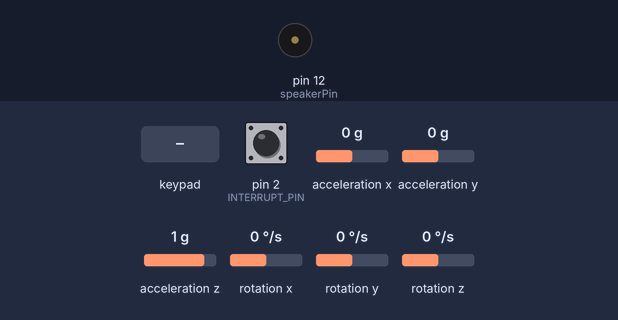
Recording of a sketch running on a simulated Arduino Uno, built with avr-gcc and run on an emulated ATmega328P. On the bench: buzzer (waves = sounding). Inputs (shaded band) come from the test bench; at power-on: pin 2 (INTERRUPT_PIN) LOW, acceleration x 0 g, acceleration y 0 g, acceleration z 1 g, rotation x 0 °/s, rotation y 0 °/s, rotation z 0 °/s. The sensor or clock chip raises its interrupt line as the real part does; what the sketch prints to the serial monitor is not drawn.

Above: at 1.8 s.
1.9 s: key 'f' pressed
At 2.7 s:
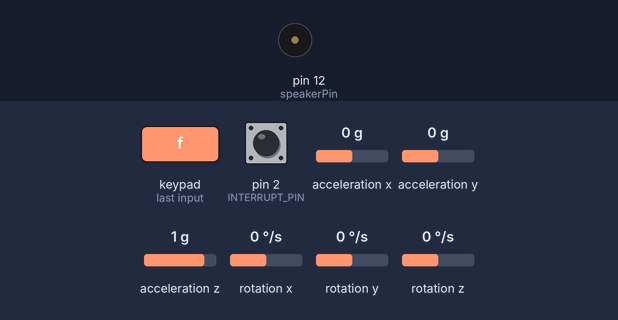
3.5 s: key 'j' pressed
At 4.3 s:
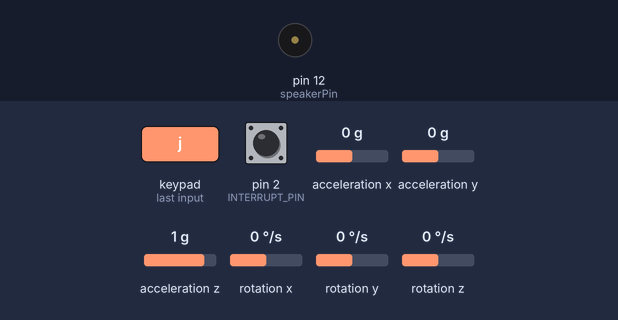
5.1 s: key 'd' pressed
At 6.4 s:
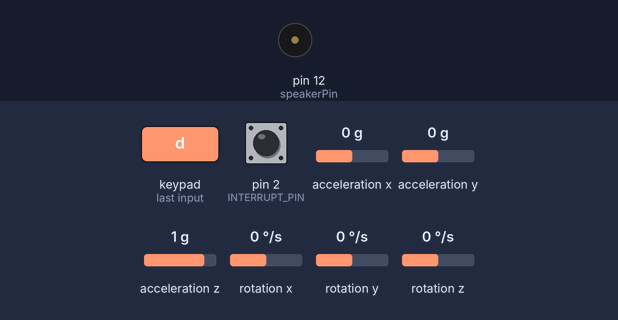
Timing chart, 0 to 8.1 s (numbered marks = the images above; inputs shaded):
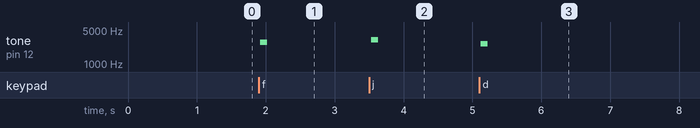

The sketch:

Musical_gloves_With_MPU6050_.ino
```cpp
#include <Keypad.h>
#include "I2Cdev.h"
#include "MPU6050_6Axis_MotionApps20.h"
#if I2CDEV_IMPLEMENTATION == I2CDEV_ARDUINO_WIRE
#include "Wire.h"
#endif
int d = 0;
MPU6050 mpu;
#define INTERRUPT_PIN 2  // use pin 2 on Arduino Uno & most boards
#define LED_PIN 13 // (Arduino is 13, Teensy is 11, Teensy++ is 6)

bool blinkState = false;

// MPU control/status vars
bool dmpReady = false;  // set true if DMP init was successful
uint8_t mpuIntStatus;   // holds actual interrupt status byte from MPU
uint8_t devStatus;      // return status after each device operation (0 = success, !0 = error)
uint16_t packetSize;    // expected DMP packet size (default is 42 bytes)
uint16_t fifoCount;     // count of all bytes currently in FIFO
uint8_t fifoBuffer[64]; // FIFO storage buffer

// orientation/motion vars
Quaternion q;
VectorFloat gravity;    // [x, y, z]            gravity vector
float ypr[3];           // [yaw, pitch, roll]   yaw/pitch/roll container and gravity vector

volatile bool mpuInterrupt = false;     // indicates whether MPU interrupt pin has gone high
void dmpDataReady() {
  mpuInterrupt = true;
}


int speakerPin = 12; // speaker connected to digital pin 12

const byte ROWS = 4; //four rows (four fingers)
const byte COLS = 2; //four columns (two hands)

char keys[ROWS][COLS] = {
  {'f', 'j'}, //left hand 1st finger and right hand 1st finger
  {'d', 'k'}, //left hand 2nd finger and right hand 2nd finger
  {'s', 'l'}, //left hand 3rd finger and right hand 3rd finger
  {'a', ';'} //left hand 4th finger and right hand 4th finger
};
byte rowPins[ROWS] = {2, 3, 4, 5}; //connect to the row pinouts of the keypad
byte colPins[COLS] = {6, 7}; //connect to the column pinouts of the keypad

Keypad keypad = Keypad( makeKeymap(keys), rowPins, colPins, ROWS, COLS );
unsigned int duration = 100;
void setup() {
  Serial.begin (9600);
  setMPU();
  pinMode(speakerPin, OUTPUT); // sets the speakerPin to be an output

}

void loop() {
  char key = keypad.getKey();
  getSensorData();
  if (ypr[2] > 20)
    duration += 10;
    Serial.println(duration);
  if (key != NO_KEY) {
    Serial.println(key);

    if (key == 'a') {
      tone(speakerPin, 2093, duration); //tone(speakerPin,frequency,duration)
    }
    if (key == 's') {
      tone(speakerPin, 2349, duration);
    }
    if (key == 'd') {
      tone(speakerPin, 2637, duration);
    }
    if (key == 'f') {
      tone(speakerPin, 2793, duration);
    }
    if (key == 'j') {
      tone(speakerPin, 3136, duration);
    }
    if (key == 'k') {
      tone(speakerPin, 3520, duration);
    }
    if (key == 'l') {
      tone(speakerPin, 3951, duration);
    }
    if (key == ';') {
      tone(speakerPin, 4186, duration);
    }

    //alternative code--just uncomment this and beep function below it
    /*if (key=='a'){ beep(speakerPin,2093,100);}
      if (key=='s'){ beep(speakerPin,2349,100);}
      if (key=='d'){ beep(speakerPin,2637,100);}
      if (key=='f'){ beep(speakerPin,2793,100);}
      if (key=='j'){ beep(speakerPin,3136,100);}
      if (key=='k'){ beep(speakerPin,3520,100);}
      if (key=='l'){ beep(speakerPin,3951,100);}
      if (key==';'){ beep(speakerPin,4186,100);}
      if (key==’i’){ beep(speakerPin,2093,100);}
      if (key==’j’){ beep(speakerPin,2349,100);}
      if (key==’k’){ beep(speakerPin,2637,100);}
      if (key==’l’){ beep(speakerPin,2793,100);}
      if (key==’m’){ beep(speakerPin,3136,100);}
      if (key==’n’){ beep(speakerPin,3520,100);}
      if (key==’o’){ beep(speakerPin,3951,100);}
      if (key==’p’){ beep(speakerPin,4186,100);}*/
  }
}

void setMPU() {
#if I2CDEV_IMPLEMENTATION == I2CDEV_ARDUINO_WIRE
  Wire.begin();
  Wire.setClock(400000); // 400kHz I2C clock. Comment this line if having compilation difficulties
#elif I2CDEV_IMPLEMENTATION == I2CDEV_BUILTIN_FASTWIRE
  Fastwire::setup(400, true);
#endif
  while (!Serial); // wait for Leonardo enumeration, others continue immediately
  // initialize device
  Serial.println(F("Initializing I2C devices..."));
  mpu.initialize();
  pinMode(INTERRUPT_PIN, INPUT);

  // verify connection
  Serial.println(F("Testing device connections..."));
  Serial.println(mpu.testConnection() ? F("MPU6050 connection successful") : F("MPU6050 connection failed"));

  // load and configure the DMP
  Serial.println(F("Initializing DMP..."));
  devStatus = mpu.dmpInitialize();

  // supply your own gyro offsets here, scaled for min sensitivity
  mpu.setXGyroOffset(220);
  mpu.setYGyroOffset(76);
  mpu.setZGyroOffset(-85);
  mpu.setZAccelOffset(1788); // 1688 factory default for my test chip

  // make sure it worked (returns 0 if so)
  if (devStatus == 0) {
    // turn on the DMP, now that it's ready
    Serial.println(F("Enabling DMP..."));
    mpu.setDMPEnabled(true);

    // enable Arduino interrupt detection
    Serial.println(F("Enabling interrupt detection (Arduino external interrupt 0)..."));
    attachInterrupt(digitalPinToInterrupt(INTERRUPT_PIN), dmpDataReady, RISING);
    mpuIntStatus = mpu.getIntStatus();

    // set our DMP Ready flag so the main loop() function knows it's okay to use it
    Serial.println(F("DMP ready! Waiting for first interrupt..."));
    dmpReady = true;

    // get expected DMP packet size for later comparison
    packetSize = mpu.dmpGetFIFOPacketSize();
  } else {
    // ERROR!
    // 1 = initial memory load failed
    // 2 = DMP configuration updates failed
    // (if it's going to break, usually the code will be 1)
    Serial.print(F("DMP Initialization failed (code "));
    Serial.print(devStatus);
    Serial.println(F(")"));
  }
}

void getSensorData() {

  // if programming failed, don't try to do anything
  if (!dmpReady) return;

  // wait for MPU interrupt or extra packet(s) available
  while (!mpuInterrupt && fifoCount < packetSize) {
    // other program behavior stuff here
    // if you are really paranoid you can frequently test in between other
    // stuff to see if mpuInterrupt is true, and if so, "break;" from the
    // while() loop to immediately process the MPU data
  }

  // reset interrupt flag and get INT_STATUS byte
  mpuInterrupt = false;
  mpuIntStatus = mpu.getIntStatus();

  // get current FIFO count
  fifoCount = mpu.getFIFOCount();

  // check for overflow (this should never happen unless our code is too inefficient)
  if ((mpuIntStatus & 0x10) || fifoCount == 1024) {
    // reset so we can continue cleanly
    mpu.resetFIFO();
    Serial.println(F("FIFO overflow!"));

    // otherwise, check for DMP data ready interrupt (this should happen frequently)
  } else if (mpuIntStatus & 0x02) {
    // wait for correct available data length, should be a VERY short wait
    while (fifoCount < packetSize) fifoCount = mpu.getFIFOCount();

    // read a packet from FIFO
    mpu.getFIFOBytes(fifoBuffer, packetSize);

    // track FIFO count here in case there is > 1 packet available
    // (this lets us immediately read more without waiting for an interrupt)
    fifoCount -= packetSize;

    // display Euler angles in degrees
    mpu.dmpGetQuaternion(&q, fifoBuffer);
    mpu.dmpGetGravity(&gravity, &q);
    mpu.dmpGetYawPitchRoll(ypr, &q, &gravity);
    ypr[0] = ypr[0] * 180 / M_PI;
    ypr[1] = ypr[1] * 180 / M_PI;
    ypr[2] = ypr[2] * 180 / M_PI;


    // blink LED to indicate activity
    blinkState = !blinkState;
    digitalWrite(LED_PIN, blinkState);
  }
}
/*void beep (unsigned char speakerPin, int frequencyInHertz, long timeInMilliseconds){ // the sound producing function
  int x;
  long delayAmount = (long)(1000000/frequencyInHertz);
  long loopTime = (long)((timeInMilliseconds*1000)/(delayAmount*2));
  for (x=0;x<loopTime;x++)
  {
  digitalWrite(speakerPin,HIGH);
  delayMicroseconds(delayAmount);
  digitalWrite(speakerPin,LOW);
  delayMicroseconds(delayAmount);
  }
  }*/
```

Measured:
- after the input at 1.9 s, tone on pin 12 (speakerPin): silent → 2793 Hz at once, → silent 0.10 s later
- after the input at 3.5 s, tone on pin 12 (speakerPin): silent → 3136 Hz at once, → silent 0.10 s later
- after the input at 5.1 s, tone on pin 12 (speakerPin): silent → 2637 Hz at once, → silent 0.10 s later
